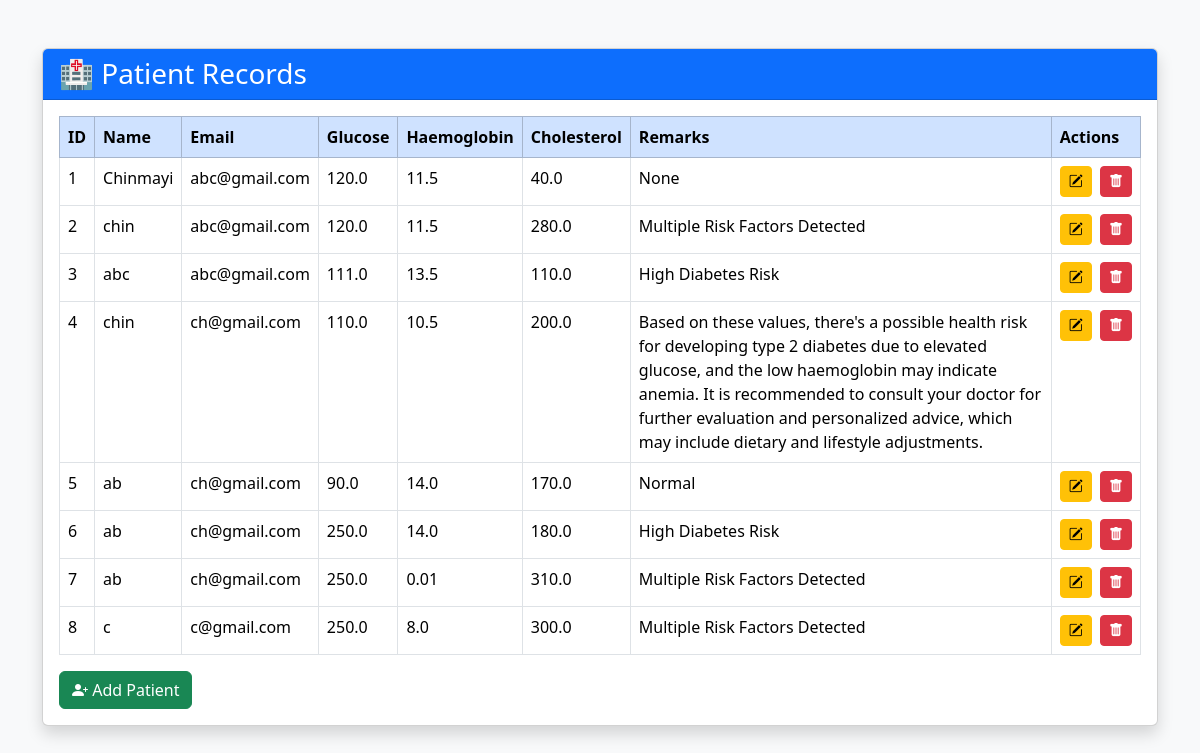
Before: /patients with the older database file.
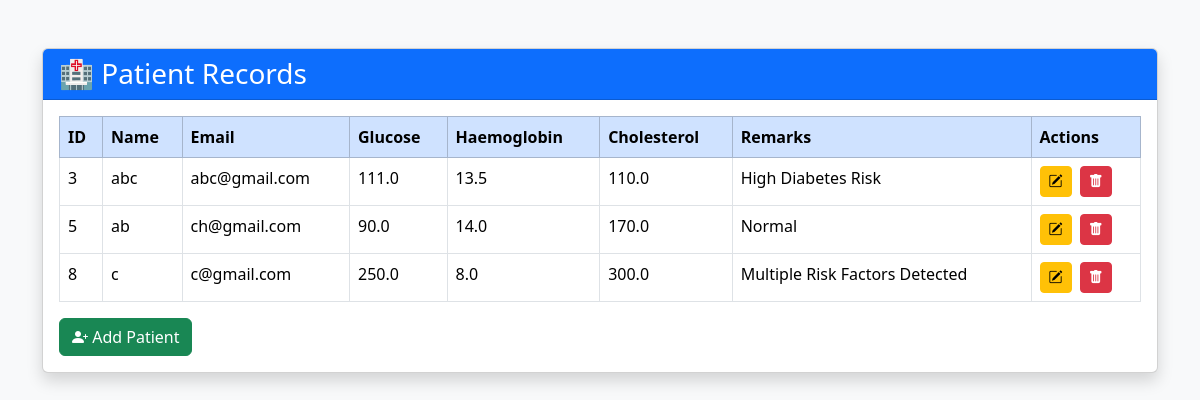
After: the same page with the newer database file.
### tables this page shows
CREATE TABLE patients(
        id INTEGER PRIMARY KEY AUTOINCREMENT,
        name TEXT NOT NULL,
        dob TEXT NOT NULL,
        email TEXT NOT NULL,
        glucose REAL NOT NULL,
        haemoglobin REAL NOT NULL,
        cholesterol REAL NOT NULL,
        remarks TEXT
    );

### app.py (the view)
@app.route("/patients")
def patients():
    all_patients = get_all_patients()
    return render_template(
        "patients.html",
        patients=all_patients
    )

### database.py (called while the page is built)
def get_all_patients():
    conn = sqlite3.connect(
        "database/patients.db"
    )
    cursor = conn.cursor()
    cursor.execute(
        "SELECT * FROM patients"
    )
    patients = cursor.fetchall()
    conn.close()
    return patients

### templates/patients.html (shortened to what this page needs)
<!DOCTYPE html>
<html>
<head>
    <link href="https://cdn.jsdelivr.net/npm/bootstrap@5.3.3/dist/css/bootstrap.min.css"
          rel="stylesheet">
    <link rel="stylesheet"
          href="https://cdn.jsdelivr.net/npm/bootstrap-icons@1.11.3/font/bootstrap-icons.min.css">
</head>
<body class="bg-light">
<div class="container mt-5">
    <div class="card shadow">
        <div class="card-header bg-primary text-white">
            <h3 class="mb-0">
                🏥 Patient Records
            </h3>
        </div>
        <div class="card-body">
            <table class="table table-bordered table-hover">
                <thead class="table-primary">
                <tr>
                    <th>ID</th>
                    <th>Name</th>
                    <th>Email</th>
                    <th>Glucose</th>
                    <th>Haemoglobin</th>
                    <th>Cholesterol</th>
                    <th>Remarks</th>
                    <th>Actions</th>
                </tr>
                </thead>
                <tbody>
                {% for patient in patients %}
                <tr>
                    <td>{{ patient[0] }}</td>
                    <td>{{ patient[1] }}</td>
                    <td>{{ patient[3] }}</td>
                    <td>{{ patient[4] }}</td>
                    <td>{{ patient[5] }}</td>
                    <td>{{ patient[6] }}</td>
                    <td>{{ patient[7] }}</td>
                    <td class="text-nowrap">
                   <a href="/edit/{{ patient[0] }}"
                   class="btn btn-warning btn-sm me-1">
                    <i class="bi bi-pencil-square"></i>
                    </a>
                    <a href="/delete/{{ patient[0] }}"
                    class="btn btn-danger btn-sm"
                    onclick="return confirm('Are you sure you want to delete this patient?')">
                    <i class="bi bi-trash-fill"></i>
                    </a>
                </td>
                </tr>
                {% endfor %}
                </tbody>
            </table>
            <a href="/add"
               class="btn btn-success">
                <i class="bi bi-person-plus-fill"></i>
                Add Patient
            </a>
        </div>
    </div>
</div>
</body>
</html>

Changed rows visible on the page:
removed patients: id "1", name "Chinmayi", email "abc@gmail.com", glucose "120.0", haemoglobin "11.5", cholesterol "40.0", patient "None"
removed patients: id "2", name "chin", email "abc@gmail.com", glucose "120.0", haemoglobin "11.5", cholesterol "280.0", remarks "Multiple Risk Factors Detected"
removed patients: id "4", name "chin", email "ch@gmail.com", glucose "110.0", haemoglobin "10.5", cholesterol "200.0", remarks "Based on these values, there's a possible health risk for developing type 2 diabetes due to elevated glucose, and the low haemoglobin may indicate anemia. It is recommended to consult your doctor for further evaluation and personalized advice, which may include dietary and lifestyle adjustments."
removed patients: id "6", name "ab", email "ch@gmail.com", glucose "250.0", haemoglobin "14.0", cholesterol "180.0", remarks "High Diabetes Risk"
removed patients: id "7", name "ab", email "ch@gmail.com", glucose "250.0", haemoglobin "0.01", cholesterol "310.0", remarks "Multiple Risk Factors Detected"
